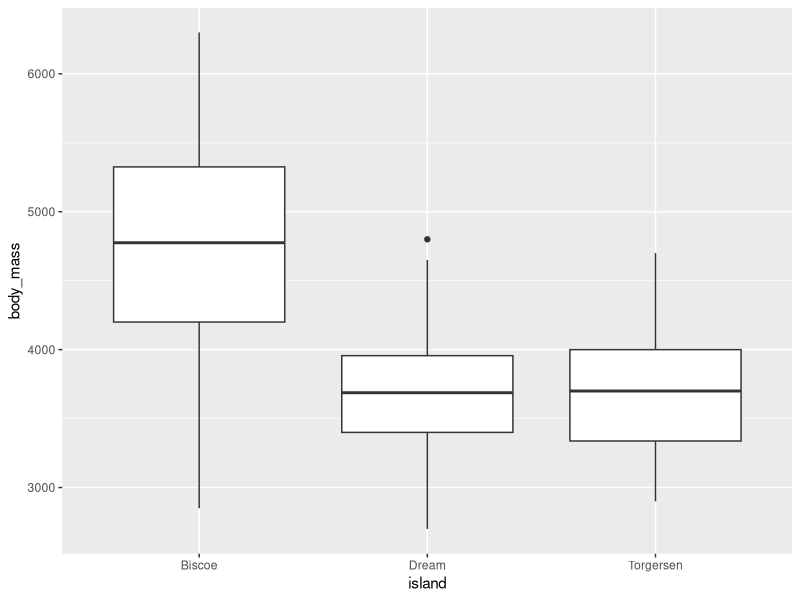

Generate this figure with R:
## ---- chunk 1
#| include: false
library(ggplot2)
## ---- chunk 2
#| echo: fenced
#| fig-cap: "Body mass of penguins on different islands"
#| fig-width: 6
#| fig-height: 4
#| fig-align: center
penguins |>
  ggplot(aes(x = island, y = body_mass)) +
  geom_boxplot()
## ---- chunk 3
#| label: my-first-chunk
#| echo: fenced
2 + 3
## ---- chunk 4
sessionInfo()
